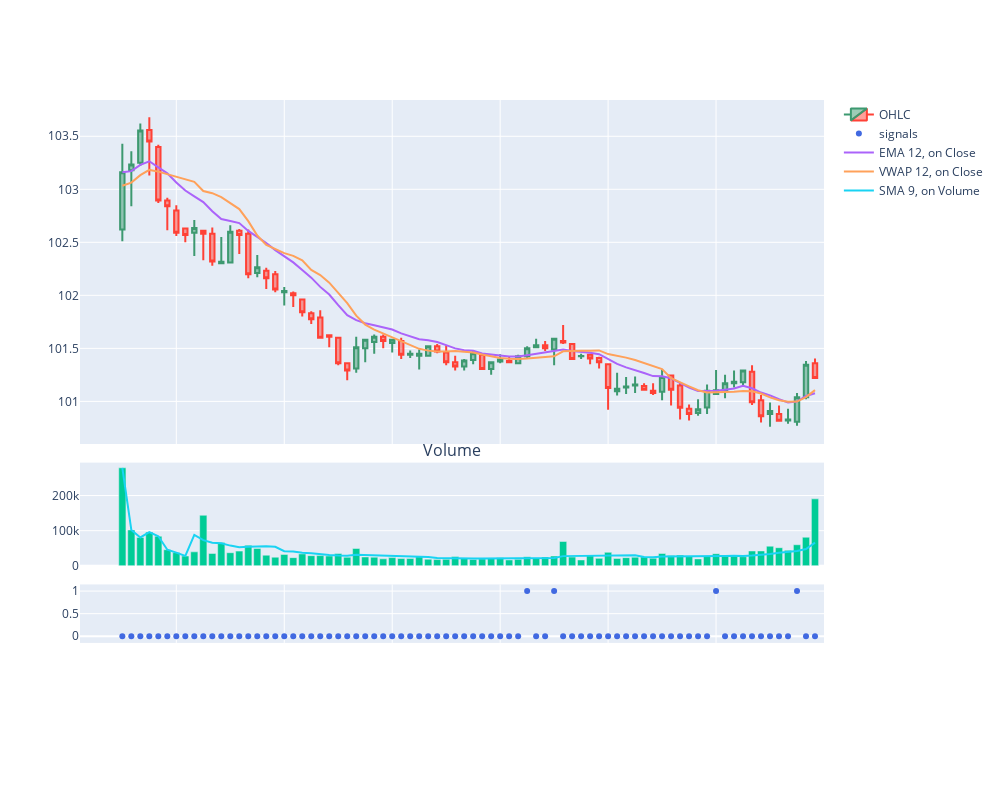
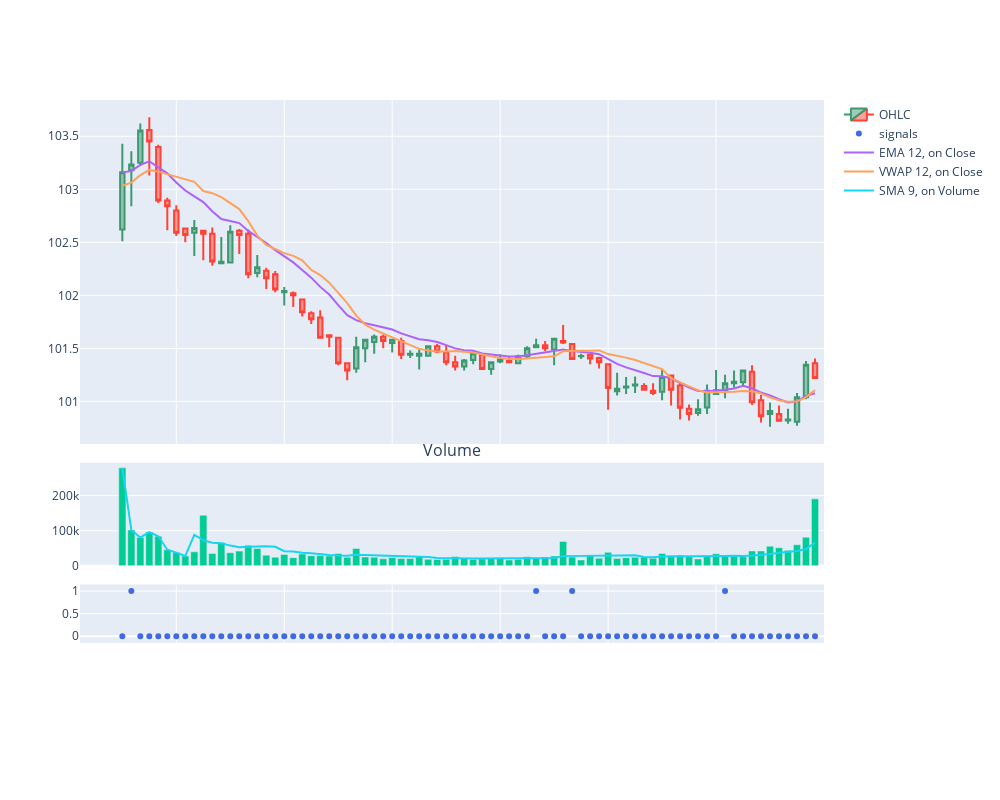

The code cell stored with these charts, in order, in its notebook:
### Code cell
period = 9
indicator =  "SMA"
v_crossover = Crossover(period, indicator = indicator, on = "Volume", invert = False, eps = 0.2)

period = 12
indicator =  "EMA"
ema_crossover = Crossover(period, indicator = indicator, on = "Close", invert = False)

period = 12
indicator =  "VWAP"
vwap_crossover = Crossover(period, indicator = indicator, on = "Close", invert = False)


below_20 = BasicMetric(condition_value = 20,
                        metric = "last",
                        condition = "lower",
                        on = "Close", # Open, High, Low, Close, Volume
                        invert = False,
                        )



signal_list = [ ema_crossover, vwap_crossover,v_crossover, below_20]
#signal_list = [vwap_crossover]
#signal_list = [v_crossover]

#signal_list = [ ema_crossover]
ma_confl = Confluence(signals_list = signal_list, max_signals = 3, invert = False)

buy_signal = ma_confl
buy_signal.plot_signals(data, signal_type = 'dis')

sell_signal = Confluence(signals_list = signal_list, max_signals = 3, invert = True)

sell_signal.plot_signals(data, signal_type = 'dis')
